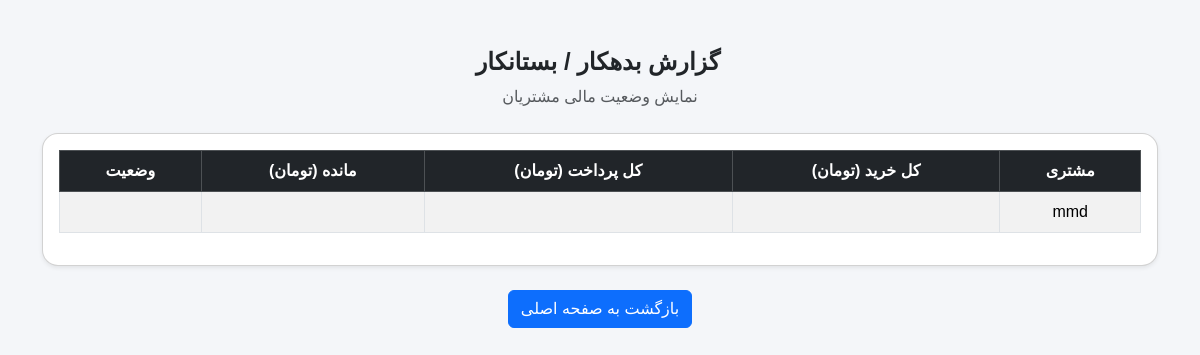
The app's page /reports/customers/, older data.
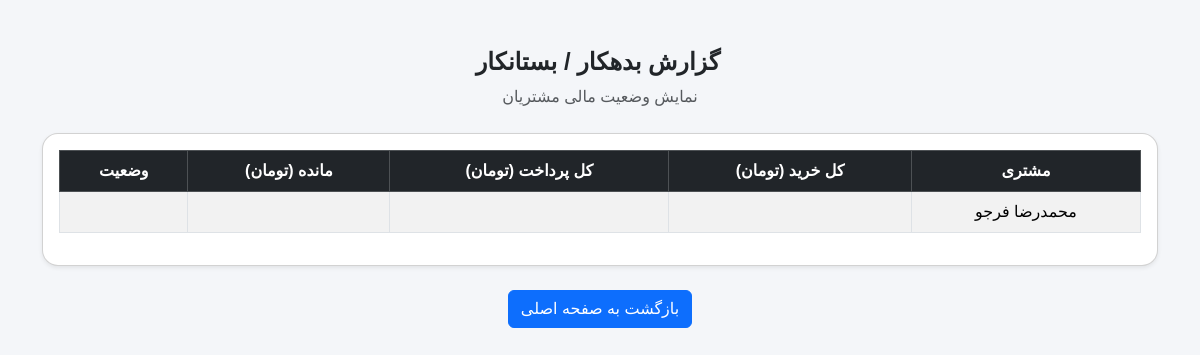
The same page, newer data.
### core/models.py (models this page shows, shortened)
class Customer(models.Model):
    name = models.CharField(max_length=100)
    phone = models.CharField(max_length=20, blank=True)
    email = models.EmailField(blank=True)

### core/views.py (the view)
# urls.py: path('reports/customers/', customers_report, name='customers_report'),
def customers_report(request):
    customers = Customer.objects.all()
    return render(request, 'reports/customers.html', {
        'customers': customers
    })

### templates/reports/customers.html (shortened to what this page needs)
<!DOCTYPE html>
<html lang="fa" dir="rtl">
<head>
    <link href="https://cdn.jsdelivr.net/npm/bootstrap@5.3.2/dist/css/bootstrap.rtl.min.css" rel="stylesheet">
    <link href="https://cdn.jsdelivr.net/gh/rastikerdar/vazirmatn@v33.003/Vazirmatn-font-face.css" rel="stylesheet">
</head>
<body>
<div class="container py-5">
    <div class="text-center mb-4">
        <h4 class="fw-bold">
            گزارش بدهکار / بستانکار
        </h4>
        <p class="text-muted">نمایش وضعیت مالی مشتریان</p>
    </div>
    <div class="card shadow-sm p-3">
        <div class="table-responsive">
            <table class="table table-bordered table-striped align-middle">
                <thead class="table-dark">
                    <tr>
                        <th>مشتری</th>
                        <th>کل خرید (تومان)</th>
                        <th>کل پرداخت (تومان)</th>
                        <th>مانده (تومان)</th>
                        <th>وضعیت</th>
                    </tr>
                </thead>
                <tbody>
                    {% for c in customers %}
                    <tr>
                        <td>{{ c.name }}</td>
                        <td>{{ c.total_sales }}</td>
                        <td>{{ c.total_payments }}</td>
                        <td>{{ c.balance }}</td>
                        <td>
                        </td>
                    </tr>
                    {% endfor %}
                </tbody>
            </table>
        </div>
    </div>
    <div class="text-center mt-4">
        <a href="{% url 'home' %}" class="btn btn-primary">
            بازگشت به صفحه اصلی
        </a>
    </div>
</div>
</body>
</html>

Row changes from the older to the newer data that the page shows:
changed Customer: name "mmd" → "محمدرضا فرجو"
